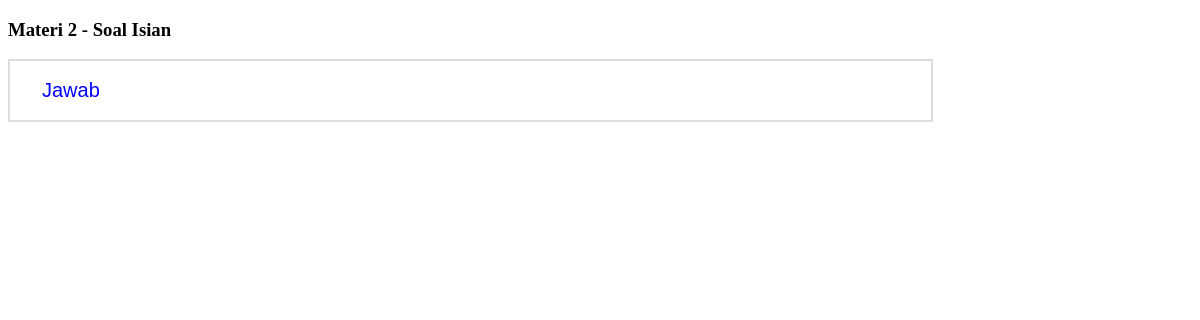
The app's page /materi2.php, older data.
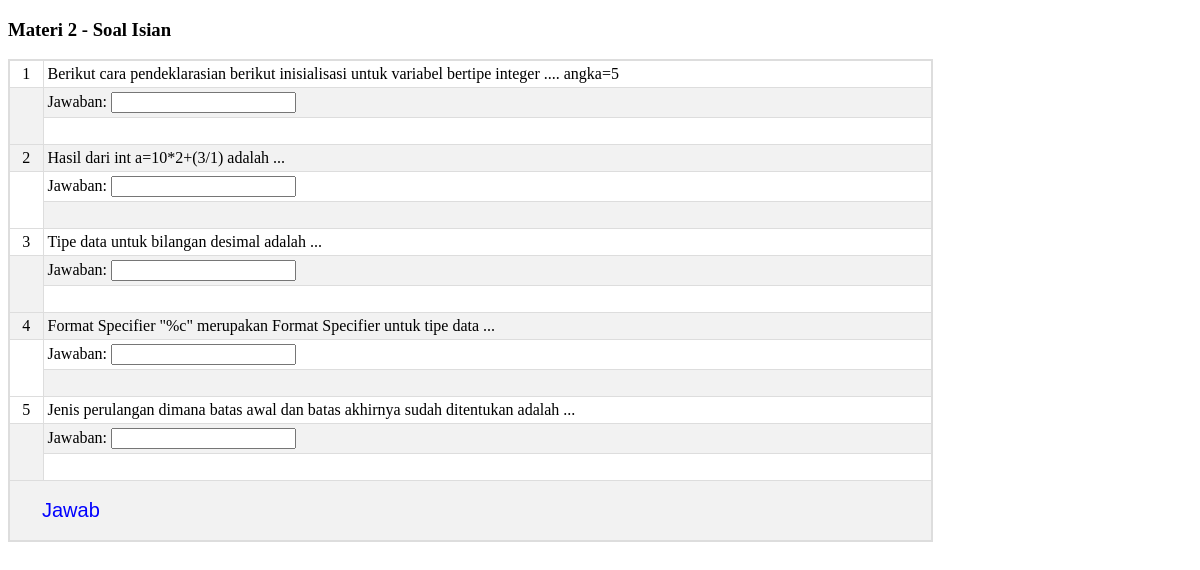
The same page, newer data.
### tables this page shows
CREATE TABLE `tbl_soal` (
  `id_soal` int(5) NOT NULL,
  `tipe_soal` varchar(20) NOT NULL,
  `soal` text NOT NULL,
  `a` varchar(40) NOT NULL,
  `b` varchar(40) NOT NULL,
  `c` varchar(40) NOT NULL,
  `d` varchar(40) NOT NULL,
  `knc_jawaban` varchar(30) NOT NULL,
  `gambar` varchar(100) NOT NULL,
  `tanggal` date NOT NULL,
  `aktif` enum('Y','N') NOT NULL DEFAULT 'Y'
);

### materi2.php (the view, shortened to what this page needs)
<!DOCTYPE html>
<html>
<head>
</head>
<body>
	<h3>Materi 2 - Soal Isian</h3>
	<div style="overflow-x:auto;">
	<table>
		<?php
			$hasil=mysql_query("select * from tbl_soal where tipe_soal='jawaban_singkat'");
		    $urut=0;
			while($row =mysql_fetch_array($hasil)){
		        $id=$row["id_soal"];
		        $pertanyaan=$row["soal"];
		?>
				<form name="form1" method="post" action="jawab.php">
				    <tr>
				        <td width="25" align="center"><?php echo $urut=$urut+1; ?></td>
				        <td colspan="3" width="900px"><?php echo "$pertanyaan"; ?></td>
				    </tr>
				    <tr>
						<td rowspan='2'></td>
						<td width='25px' align="left">Jawaban: <input name="pilihan[<?php echo $id; ?>]" type="text"></td>
				    </tr>
				     <tr>
				     	<td colspan="4">&nbsp;</td>
				     </tr>
				    <?php
						}
				    ?>
				    <tr>
				        <td colspan="4"><input type="submit" name="submit" value="Jawab" class="btn"></td>
				    </tr>
				    </table>
				    </div>
</body>
</html>

### materi2.php (style rules this page uses)
table { border-collapse: collapse; border-spacing: 0; width: 925px; border: 2px solid #ddd; }
th, td { padding: 4px; border: 1px solid #ddd; }
tr:nth-child(even) { background-color: #f2f2f2 }
.btn { border: none; background-color: inherit; padding: 14px 28px; font-size: 20px; cursor: pointer; display: inline-block; color: blue; }

Row changes from the older to the newer data that the page shows:
added tbl_soal: soal "Berikut cara pendeklarasian berikut inisialisasi untuk variabel bertipe integer .... angka=5"
added tbl_soal: urut "2", soal "Hasil dari int a=10*2+(3/1) adalah ..."
added tbl_soal: urut "3", soal "Tipe data untuk bilangan desimal adalah ..."
added tbl_soal: urut "4", soal "Format Specifier \"%c\" merupakan Format Specifier untuk tipe data ..."
added tbl_soal: urut "5", soal "Jenis perulangan dimana batas awal dan batas akhirnya sudah ditentukan adalah ..."
